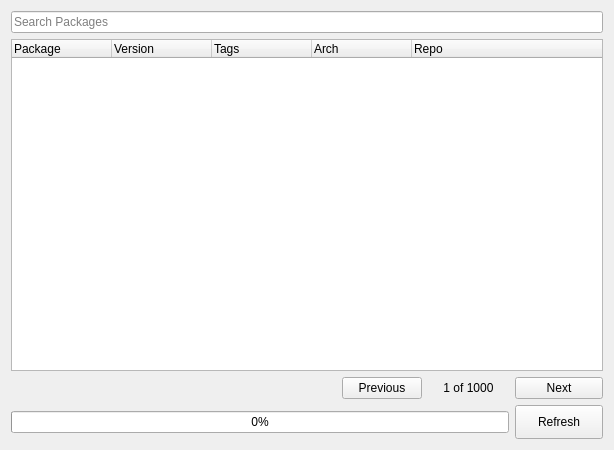
<?xml version="1.0" encoding="UTF-8"?>
<ui version="4.0">
 <class>FormApt</class>
 <widget class="QWidget" name="FormApt">
  <property name="geometry">
   <rect>
    <x>0</x>
    <y>0</y>
    <width>614</width>
    <height>450</height>
   </rect>
  </property>
  <property name="minimumSize">
   <size>
    <width>450</width>
    <height>450</height>
   </size>
  </property>
  <property name="windowTitle">
   <string>Apt</string>
  </property>
  <layout class="QGridLayout" name="gridLayout">
   <item row="1" column="0" colspan="4">
    <widget class="QTreeWidget" name="treeWidgetPackages">
     <column>
      <property name="text">
       <string>Package</string>
      </property>
     </column>
     <column>
      <property name="text">
       <string>Version</string>
      </property>
     </column>
     <column>
      <property name="text">
       <string>Tags</string>
      </property>
     </column>
     <column>
      <property name="text">
       <string>Arch</string>
      </property>
     </column>
     <column>
      <property name="text">
       <string>Repo</string>
      </property>
     </column>
    </widget>
   </item>
   <item row="3" column="0" colspan="3">
    <widget class="QProgressBar" name="progressBar">
     <property name="value">
      <number>0</number>
     </property>
    </widget>
   </item>
   <item row="0" column="0" colspan="4">
    <widget class="QLineEdit" name="lineEditSearch">
     <property name="placeholderText">
      <string>Search Packages</string>
     </property>
    </widget>
   </item>
   <item row="2" column="3">
    <widget class="QPushButton" name="pushButtonNext">
     <property name="text">
      <string>Next</string>
     </property>
    </widget>
   </item>
   <item row="2" column="1">
    <widget class="QPushButton" name="pushButtonPrevious">
     <property name="text">
      <string>Previous</string>
     </property>
    </widget>
   </item>
   <item row="2" column="2">
    <widget class="QLabel" name="label">
     <property name="minimumSize">
      <size>
       <width>81</width>
       <height>20</height>
      </size>
     </property>
     <property name="text">
      <string>1 of 1000</string>
     </property>
     <property name="alignment">
      <set>Qt::AlignmentFlag::AlignCenter</set>
     </property>
    </widget>
   </item>
   <item row="3" column="3">
    <widget class="QPushButton" name="pushButtonRefresh">
     <property name="minimumSize">
      <size>
       <width>88</width>
       <height>34</height>
      </size>
     </property>
     <property name="maximumSize">
      <size>
       <width>88</width>
       <height>34</height>
      </size>
     </property>
     <property name="text">
      <string>Refresh</string>
     </property>
    </widget>
   </item>
   <item row="2" column="0">
    <spacer name="horizontalSpacer">
     <property name="orientation">
      <enum>Qt::Orientation::Horizontal</enum>
     </property>
     <property name="sizeHint" stdset="0">
      <size>
       <width>328</width>
       <height>20</height>
      </size>
     </property>
    </spacer>
   </item>
  </layout>
 </widget>
 <resources/>
 <connections/>
</ui>
